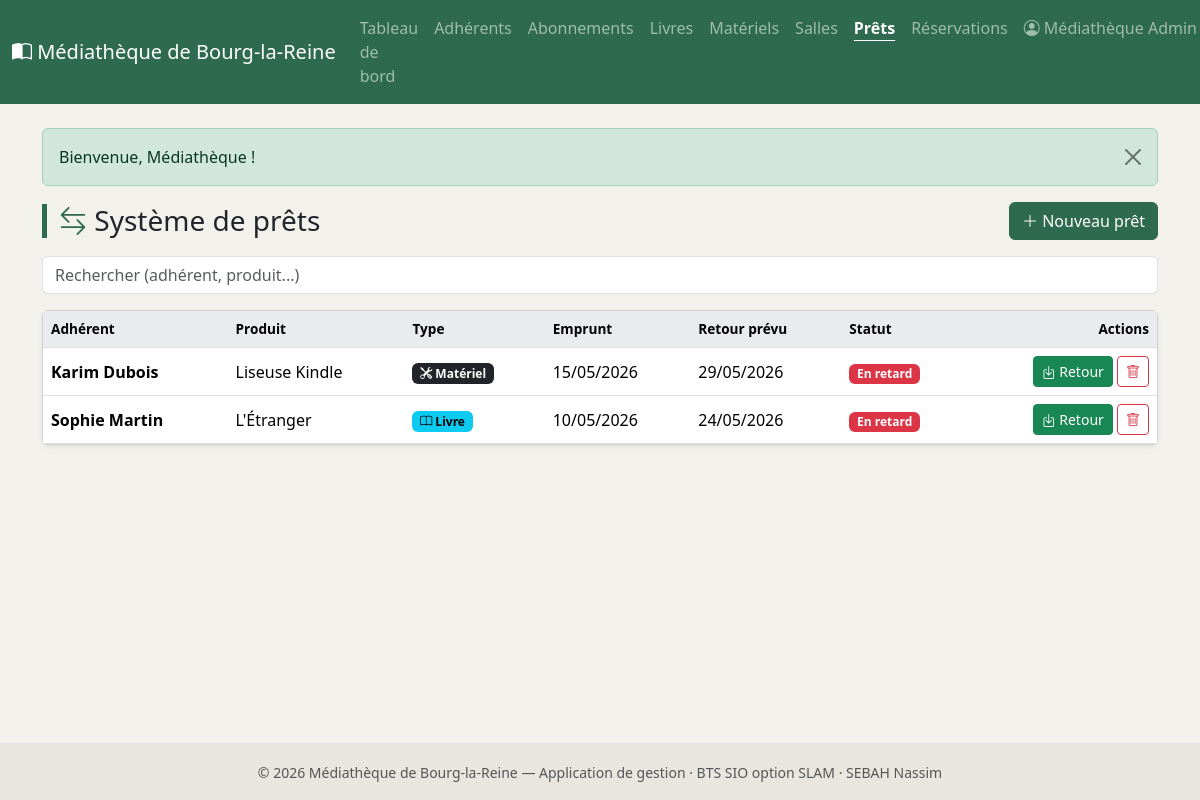
Page /public/index.php?ctrl=pret&action=index (signed in) on the committed database.
### tables this page shows
CREATE TABLE pret (
    id                    INT AUTO_INCREMENT PRIMARY KEY,
    adherent_id           INT NOT NULL,
    livre_id              INT,
    materiel_id           INT,
    date_pret             DATE NOT NULL,
    date_retour_prevue    DATE NOT NULL,
    date_retour_effective DATE,
    statut                ENUM('en_cours','rendu','en_retard') NOT NULL DEFAULT 'en_cours',
    CONSTRAINT fk_pret_adherent FOREIGN KEY (adherent_id) REFERENCES adherent(id) ON DELETE CASCADE,
    CONSTRAINT fk_pret_livre    FOREIGN KEY (livre_id)    REFERENCES livre(id)    ON DELETE CASCADE,
    CONSTRAINT fk_pret_materiel FOREIGN KEY (materiel_id) REFERENCES materiel(id) ON DELETE CASCADE,
     
    CONSTRAINT chk_pret_produit CHECK (
        (livre_id IS NOT NULL AND materiel_id IS NULL) OR
        (livre_id IS NULL AND materiel_id IS NOT NULL)
    )
);

CREATE TABLE materiel (
    id          INT AUTO_INCREMENT PRIMARY KEY,
    nom         VARCHAR(120) NOT NULL,
    categorie   VARCHAR(60),
    description VARCHAR(255),
    etat        ENUM('neuf','bon','use','hors_service') NOT NULL DEFAULT 'bon',
    disponible  TINYINT(1) NOT NULL DEFAULT 1
);

CREATE TABLE livre (
    id                  INT AUTO_INCREMENT PRIMARY KEY,
    titre               VARCHAR(150) NOT NULL,
    auteur              VARCHAR(120) NOT NULL,
    isbn                VARCHAR(20),
    editeur             VARCHAR(120),
    annee_publication   INT,
    genre               VARCHAR(60),
    quantite_totale     INT NOT NULL DEFAULT 1,
    quantite_disponible INT NOT NULL DEFAULT 1
);

### app/controllers/PretController.php (called while the page is built, shortened)
<?php
class PretController extends Controller
{
    public function index($id = null): void
    {
        $this->view('pret/index', [
            'titre' => 'Système de prêts',
            'prets' => $this->model('Pret')->allDetailed(),
        ]);
    }
}

### public/index.php (called while the page is built, shortened)
<?php
require ROOT . '/app/core/helpers.php';
$action = preg_replace('/[^a-zA-Z]/', '', $_GET['action'] ?? 'index');
$id     = isset($_GET['id']) ? (int) $_GET['id'] : null;
$controller = new $controllerClass();
$controller->$action($id);

### app/models/Pret.php (called while the page is built, shortened)
<?php
class Pret extends Model
{
    public function allDetailed(): array
    {
        $sql = "SELECT p.*,
                       CONCAT(a.prenom, ' ', a.nom) AS adherent_nom,
                       l.titre AS livre_titre,
                       m.nom   AS materiel_nom
                FROM pret p
                JOIN adherent a ON p.adherent_id = a.id
                LEFT JOIN livre l    ON p.livre_id = l.id
                LEFT JOIN materiel m ON p.materiel_id = m.id
                ORDER BY p.date_pret DESC";
        return $this->db->query($sql)->fetchAll();
    }
}

### app/views/pret/index.php (the view, shortened to what this page needs)
<div class="d-flex justify-content-between align-items-center mb-3 flex-wrap gap-2">
    <h1 class="h3 page-title mb-0"><i class="bi bi-arrow-left-right"></i> Système de prêts</h1>
    <a href="<?= url('pret', 'form') ?>" class="btn btn-mediatheque">
        <i class="bi bi-plus-lg"></i> Nouveau prêt
    </a>
</div>
<input type="search" class="form-control mb-3" data-filter="#tbl-prets"
       placeholder="Rechercher (adhérent, produit...)">
<div class="card shadow-sm">
    <div class="table-responsive">
        <table class="table table-hover align-middle mb-0" id="tbl-prets">
            <thead>
                <tr>
                    <th>Adhérent</th><th>Produit</th><th>Type</th>
                    <th>Emprunt</th><th>Retour prévu</th><th>Statut</th>
                    <th class="text-end">Actions</th>
                </tr>
            </thead>
            <tbody>
                <?php if (empty($prets)): ?>
                    <tr><td colspan="7" class="text-center text-muted py-4">Aucun prêt enregistré.</td></tr>
                <?php else: foreach ($prets as $p):
                    $rendu     = !empty($p['date_retour_effective']);
                    $enRetard  = !$rendu && $p['date_retour_prevue'] < date('Y-m-d');
                ?>
                    <tr>
                        <td class="fw-semibold"><?= e($p['adherent_nom']) ?></td>
                        <td><?= e($p['livre_titre'] ?? $p['materiel_nom']) ?></td>
                        <td>
                            <?php if ($p['livre_id']): ?>
                                <span class="badge text-bg-info"><i class="bi bi-book"></i> Livre</span>
                            <?php else: ?>
                                <span class="badge text-bg-dark"><i class="bi bi-tools"></i> Matériel</span>
                            <?php endif; ?>
                        </td>
                        <td><?= dateFr($p['date_pret']) ?></td>
                        <td><?= dateFr($p['date_retour_prevue']) ?></td>
                        <td>
                            <?php if ($rendu): ?>
                                <span class="badge text-bg-success">Rendu le <?= dateFr($p['date_retour_effective']) ?></span>
                            <?php elseif ($enRetard): ?>
                                <span class="badge text-bg-danger">En retard</span>
                            <?php else: ?>
                                <span class="badge text-bg-warning">En cours</span>
                            <?php endif; ?>
                        </td>
                        <td class="text-end text-nowrap">
                            <?php if (!$rendu): ?>
                                <?= postButton('pret', 'retour', (int) $p['id'],
                                    '<i class="bi bi-box-arrow-in-down"></i> Retour', [
                                        'class'   => 'btn btn-sm btn-success',
                                        'title'   => 'Enregistrer le retour',
                                        'confirm' => 'Confirmer le retour de ce produit ?',
                                ]) ?>
                            <?php endif; ?>
                            <?= postButton('pret', 'delete', (int) $p['id'], '<i class="bi bi-trash"></i>', [
                                'class'   => 'btn btn-sm btn-outline-danger',
                                'title'   => 'Supprimer',
                                'confirm' => 'Supprimer ce prêt ?',
                            ]) ?>
                        </td>
                    </tr>
                <?php endforeach; endif; ?>
            </tbody>
        </table>
    </div>
</div>

### app/core/helpers.php (shortened to what this page needs)
<?php
function url(string $ctrl = 'home', string $action = 'index', array $params = []): string
{
    $query = array_merge(['ctrl' => $ctrl, 'action' => $action], $params);
    return BASE_URL . '?' . http_build_query($query);
}
function e(?string $value): string
{
    return htmlspecialchars($value ?? '', ENT_QUOTES, 'UTF-8');
}
function dateFr(?string $date): string
{
    $ts = strtotime($date);
    return $ts ? date('d/m/Y', $ts) : e($date);
}
function csrf_token(): string
{
    return $_SESSION['csrf_token'];
}
function csrf_field(): string
{
    return '<input type="hidden" name="_csrf" value="' . e(csrf_token()) . '">';
}
function postButton(string $ctrl, string $action, ?int $id, string $innerHtml, array $opts = []): string
{
    $params = $id !== null ? ['id' => $id] : [];
    $url   = url($ctrl, $action, $params);
    $cls   = $opts['class']      ?? 'btn btn-sm btn-outline-danger';
    $title = $opts['title']      ?? '';
    $conf  = $opts['confirm']    ?? '';
    $form  = $opts['form_class'] ?? 'd-inline';
    $cAttr = $conf !== '' ? ' data-confirm="' . e($conf) . '"' : '';
    return '<form method="post" action="' . e($url) . '" class="' . e($form) . '">'
         . csrf_field()
         . '<button type="submit" class="' . e($cls) . '" title="' . e($title) . '"' . $cAttr . '>'
         . $innerHtml
         . '</button>'
         . '</form>';
}

### public/css/style.css (style rules this page uses)
body { background-color: #f3f1ec; min-height: 100vh; display: flex; flex-direction: column; }
.page-title { border-left: 5px solid #2d6a4f; padding-left: 12px; }
.page-title i { color: #2d6a4f; }
.btn-mediatheque { background-color: #2d6a4f; border-color: #2d6a4f; color: #fff; }
.table thead th { background-color: #e9ecef; font-size: 0.85rem; }

### rows in the picture
pret: adherent_nom "Karim Dubois", materiel.nom "Liseuse Kindle", shows "Matériel", date_pret "15/05/2026", date_retour_prevue "29/05/2026", shows "En retard", innerHtml "Retour"
pret: adherent_nom "Sophie Martin", livre.titre "L'Étranger", shows "Livre", date_pret "10/05/2026", date_retour_prevue "24/05/2026", shows "En retard", innerHtml "Retour"

### other values in the picture
$_SESSION['agent']['prenom'] . ' ' . $_SESSION['agent']['nom'] "Médiathèque Admin"
$_SESSION['flash']['message'] "Bienvenue, Médiathèque !"
